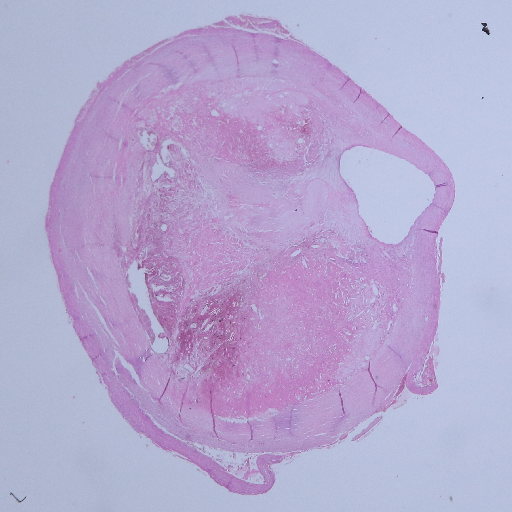
#> input picture kropacek/code/python/images/HE/100027_1_1.png, 512 x 512 px
$ python resize.py 100 100 ../images/HE out
#> lines starting #> are read from the running program, lines starting #| are printed output that depends on the picture
import os
import sys

import cv2


def resize(height, width, input_folder_path, output_folder_path):
#> called with height = 100, width = 100, input_folder_path = '../images/HE', output_folder_path = 'out'
    print("running resize for path: " + input_folder_path)
    labels = sorted(os.listdir(input_folder_path))
    for img_name in labels:
        print("processing: " + img_name)
        img_path = input_folder_path + '/' + img_name
        img = cv2.imread(img_path, cv2.IMREAD_UNCHANGED)
#> img is the input picture: shape (512, 512, 3); mean B, G, R 207.5, 169.2, 181.1
        resized = cv2.resize(img, (width, height), interpolation=cv2.INTER_NEAREST)
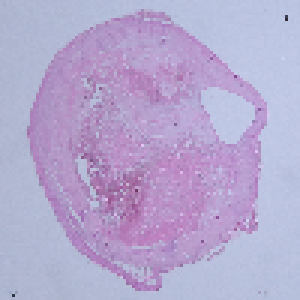
#> resized: shape (100, 100, 3) (shown 3 times larger); mean B, G, R 207.5, 169.2, 181.1
        cv2.imwrite(os.path.join(output_folder_path, img_name), resized)
#> pass 2 of the loop in resize, `for img_name in labels:`:
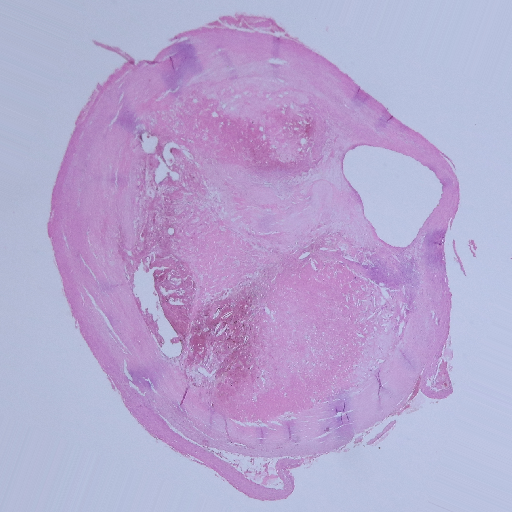
#> input picture kropacek/code/python/images/HE/100027_1_2.png, 512 x 512 px
#> in resize, img is the input picture: shape (512, 512, 3); mean B, G, R 207.6, 167.4, 182.1
#> in resize, `resized = cv2.resize(img, (width, height), interpolation=cv2.INTER_NEA..`:
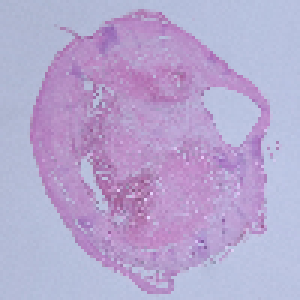
#> resized: shape (100, 100, 3) (shown 3 times larger); mean B, G, R 207.6, 167.3, 182.1
    print("done!")


# resize.py 512 512 c:/projects/ateroskleroza-data/histology_segmentation/datasets/hist175_classes8_size512x512_noMargin_stainHEVG/labels c:/projects/ateroskleroza-data/histology_segmentation/datasets/hist175_classes8_size512x512_noMargin_stainHEVG/labels
if __name__ == "__main__":
    height = int(sys.argv[1])
    width = int(sys.argv[2])
    input_folder_path = sys.argv[3]
    output_folder_path = sys.argv[4]

    resize(height, width, input_folder_path, output_folder_path)
